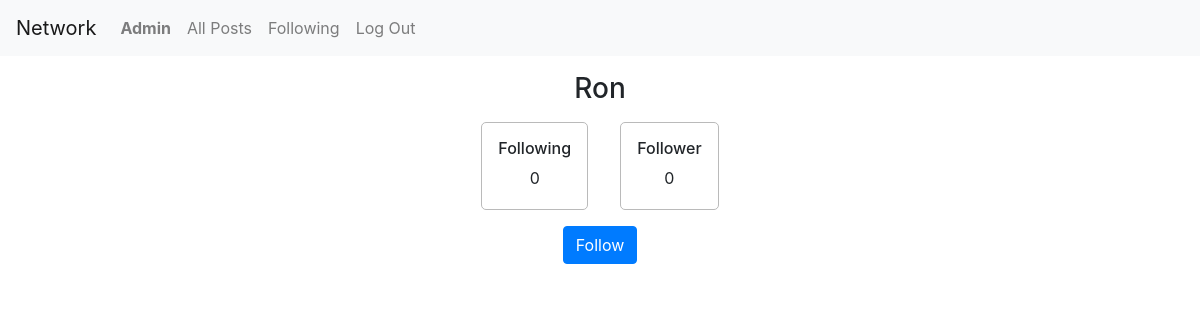
Before: /user/Ron (signed in) with the older database file.
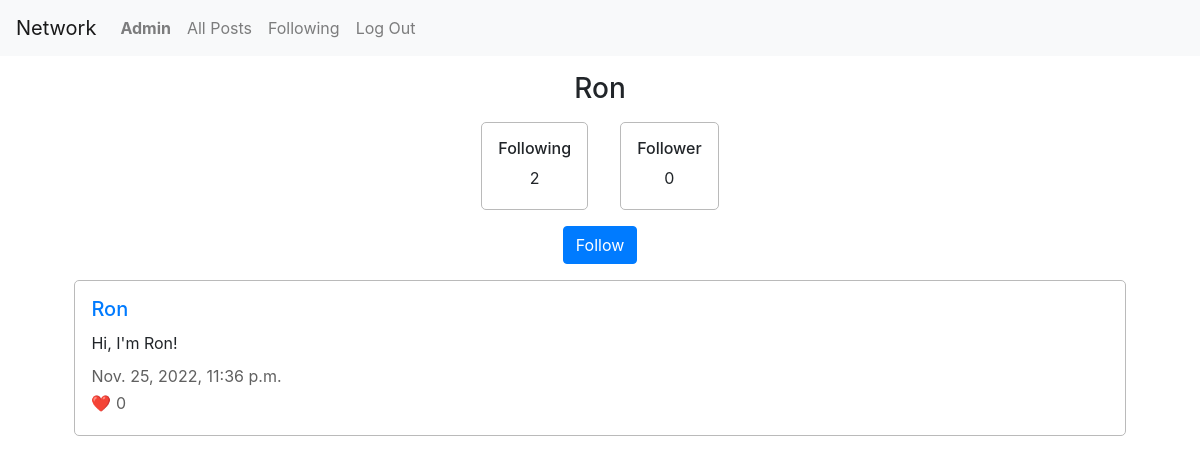
After: the same page with the newer database file.
### network/models.py (models this page shows, shortened)
class User(AbstractUser):
    pass

class Post(models.Model):
    user = models.ForeignKey("User", on_delete=models.CASCADE, related_name ="posts")
    content = models.TextField(max_length=255)
    timestamp = models.DateTimeField(auto_now_add=True)
    likes = models.ManyToManyField("User", blank=True, related_name="liked")

### network/views.py (the view, shortened to what this page needs)
# urls.py: path("user/<str:username>", views.user, name="user"),
def user(request, username):
    watcher = User.objects.get(username=request.user)
    user = User.objects.get(username=username)
    posts = Post.objects.all()
    userposts = posts.filter(user=user.id).order_by('timestamp').reverse()
    followingCount = user.following.all().count()
    followedCount = user.followed.all().count()
    followLink = Follow.objects.filter(following = watcher, followed = user)
    ownPage = False
    isFollowing = False
    if user == watcher:
        ownPage = True
    elif followLink.exists():
        isFollowing = True
    return render(request, "network/user.html", {
        "username": user.username,
        "posts": userposts,
        "ownpage": ownPage,
        "isfollowing": isFollowing,
        "following": followingCount,
        "follower": followedCount
    })

### network/templates/network/user.html (shortened to what this page needs)
{% extends "network/layout.html" %}
{% load static %}
{% block body %}
    <h3>{{ username }}</h3>
    <div class="user-info">
        <div class="section">
            <h6>Following</h6>
            <p>{{ following }}</p>
        </div>
        <div class="section">
            <h6>Follower</h6>
            <p>{{ follower }}</p>
        </div>
    </div>
    {% if not ownpage %}
        <div class="follow-block">
            <form action="{% url 'user' username %}" method = "post">
                {% if isfollowing %}
                    <input type="submit" id="follow-btn" class="btn btn-secondary btn-block" name="unfollow" value="Un-follow">
                {% else %}
                    <input type="submit" id="follow-btn" class="btn btn-primary btn-block" name="follow" value="Follow">
                {% endif %}
            </form>
        </div>
    {% endif %}
    {% for post in posts %}
        <div class="section">
            <h5><a href="{% url 'user' username %}">{{ username }}</a></h5>
            <p class="post-content">{{ post.content }}</p>
            <p class="grey">{{ post.timestamp }}</p>
            <p class="grey">&#10084;&#65039; {{ post.likes.all.count }}</p>
        </div>
    {% endfor %}
{% endblock %}

Changed rows visible on the page:
added Post: {{ username }} "Ron", content "Hi, I'm Ron!", timestamp "Nov. 25, 2022, 11:36 p.m.", likes.all.count "0"
Other visible differences:
{{ following }}: "0" → "2"
